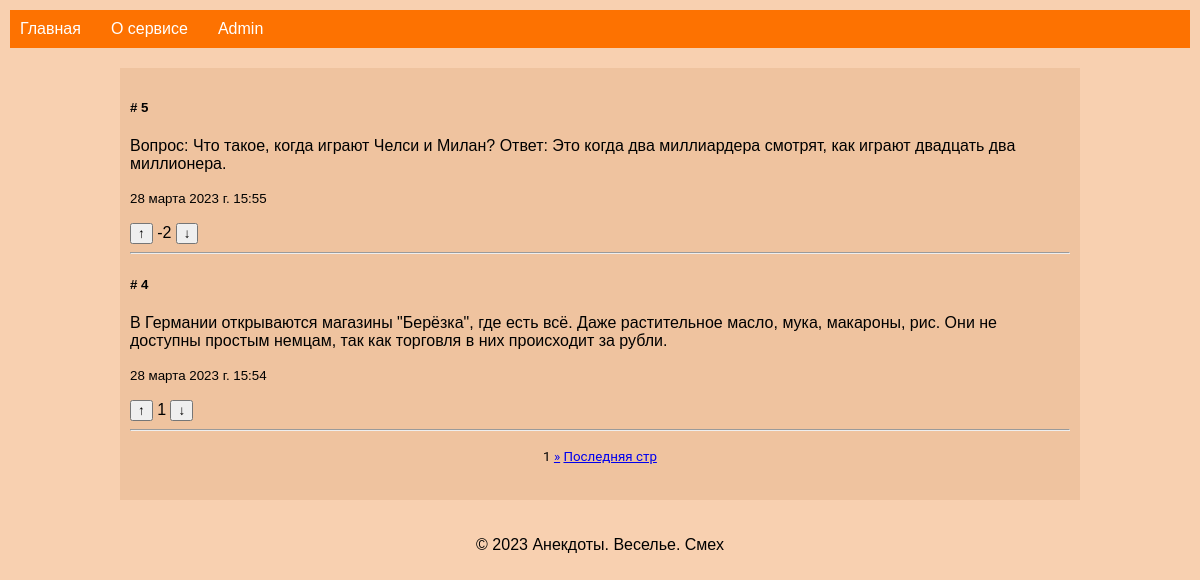
The app's page /, older data.
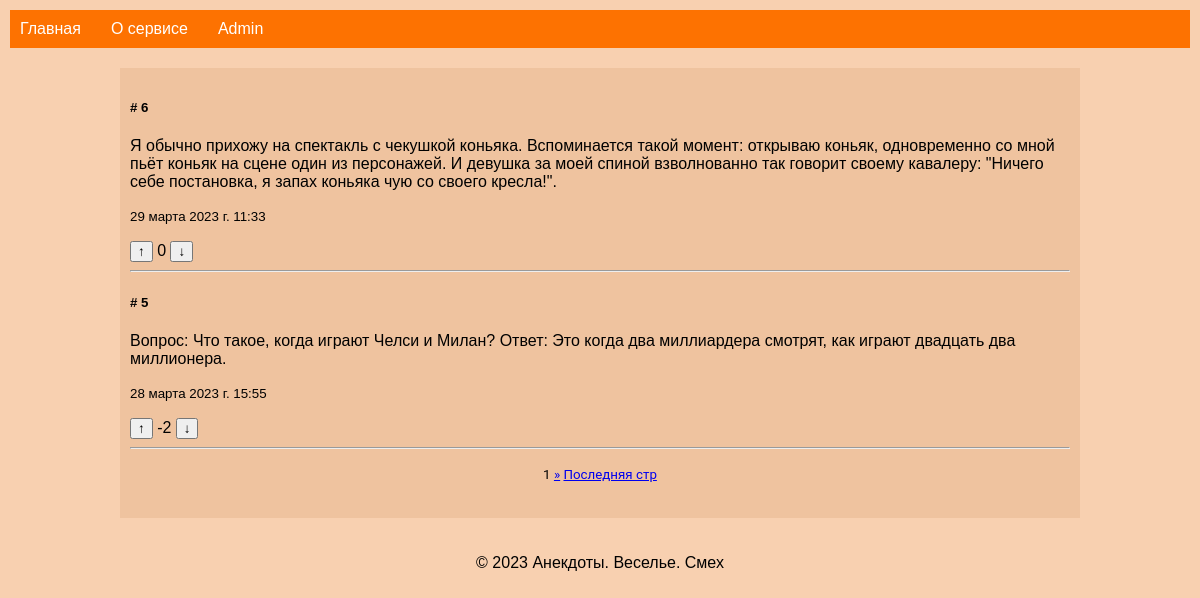
The same page, newer data.
### Aapp/models.py (models this page shows, shortened)
class Joke(models.Model):
    title = models.CharField(max_length=255, blank=True)
    text = models.TextField()
    pub_date = models.DateTimeField(auto_now_add=True)
    rating = models.IntegerField(default=0)
    class Meta:
        ...
        ordering = ['-id']

### Aapp/views.py (the view)
# urls.py: path('', views.index, name='index'),
def index(request):
    jokes = Joke.objects.all()
    paginator = Paginator(jokes, 2)
    page_number = request.GET.get('page')
    items = paginator.get_page(page_number)
    return render(request, 'index.html', {'jokes': jokes, 'items': items})

### Aapp/templates/index.html (shortened to what this page needs)
{% extends 'base.html' %}
{% block content %}
<div class="container">
{% for joke in items %}
  <div class="card mb-3">
    <div class="card-body">
      <h5 class="card-title"># {{ joke.id }}</h5>
      <p class="card-text">{{ joke.text }}</p>
      <p class="card-text"><small class="text-muted">{{ joke.pub_date }}</small></p>
      <div class="btn-group" role="group">
        <button type="button" class="like-button" data-id="{{ joke.id }}"> &uarr; </button>
          <label id="data_{{ joke.id }}">{{ joke.rating }}</label>
        <button type="button" class="dislike-button" data-id="{{ joke.id }}"> &darr; </button>
      </div>
    </div>
  </div>
    <hr>
{% endfor %}
    <div class="pagination" align="center">
      <span class="step-links">
        <span class="current-page">
          {{ items.number }}
        </span>
        {% if items.has_next %}
          <a href="?page={{ items.next_page_number }}">&raquo;</a>
          <a href="?page={{ items.paginator.num_pages }}">Последняя стр</a>
        {% endif %}
      </span>
    </div>
</div>
{% endblock content%}

### Aapp/templates/base.html (shortened to what this page needs)
<!DOCTYPE html>
<html lang="en">
<head>
{% load static%}
    <link rel="stylesheet" href="{% static 'css/main.css' %}">
</head>
<body>
    <header>
        <nav>
            <ul>
                <li><a href="/">Главная</a></li>
                <li><a href="/">О сервисе</a></li>
                <li><a href="admin/">Admin</a></li>
            </ul>
        </nav>
    </header>
    <main>
        {% block content %}
        {% endblock %}
    </main>
    <footer>
        <p align="center">&copy; 2023 Анекдоты. Веселье. Смех</p>
    </footer>
</body>
</html>

### Aapp/static/css/main.css (style rules this page uses)
body { font-family: Arial, sans-serif; margin: 10px; padding: 0; background-color: #f8d0b0; }
div.container { font-family: Arial, sans-serif; margin: 0px; padding: 10px; background-color: #efc39f; }
div.pagination { font-family: "Roboto", "Lucida Grande", "DejaVu Sans", "Bitstream Vera Sans", Verdana, Arial, sans-serif; font-size: smaller; margin: 0px; padding: 10px; background-color: #efc39f; }
header { background-color: #fd7201; color: #fff; padding: 0px; }
nav { display: flex; justify-content: space-between; }
nav ul { list-style: none; display: flex; margin: 0; padding: 0; }
nav li { margin-left: 10px; }
nav li:first-child { margin-left: 0; }
nav a { color: #fff; text-decoration: none; padding: 10px; display: block; transition: all 0.3s ease; }
main { max-width: 960px; margin: 0 auto; padding: 20px; }

Row changes from the older to the newer data that the page shows:
no longer on this page (row edited): Joke: id "4", text "В Германии открываются магазины \"Берёзка\", где есть всё. Даже растительное масло, мука, макароны, рис. Они не доступны простым немцам, так как торговля в них происходит за рубли.", pub_date "28 марта 2023 г. 15:54", rating "1"
added Joke: id "6", text "Я обычно прихожу на спектакль с чекушкой коньяка. Вспоминается такой момент: открываю коньяк, одновременно со мной пьёт коньяк на сцене один из персонажей. И девушка за моей спиной взволнованно так говорит своему кавалеру: \"Ничего себе постановка, я запах коньяка чую со своего кресла!\".", pub_date "29 марта 2023 г. 11:33", rating "0"
